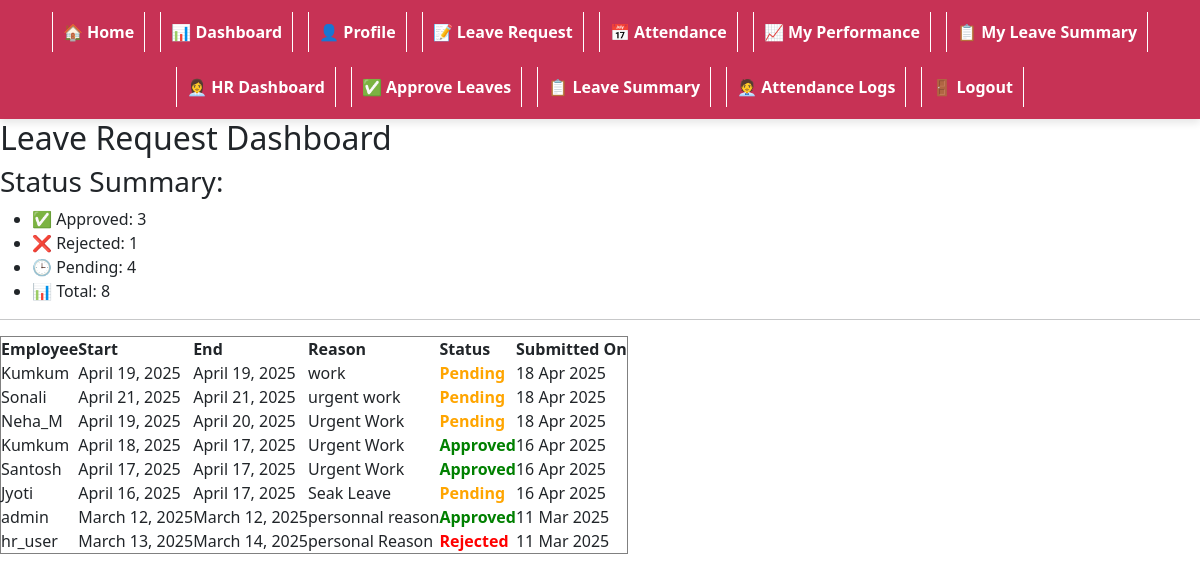
The app's page /leave-dashboard/ (signed in) with its own data.
### core/models.py (models this page shows)
class LeaveRequest(models.Model):
    employee = models.ForeignKey(User, on_delete=models.CASCADE)
    start_date = models.DateField()
    end_date = models.DateField()
    reason = models.TextField()
    status = models.CharField(max_length=20, choices=(('Pending', 'Pending'), ('Approved', 'Approved'), ('Rejected', 'Rejected')))
    date = models.DateField(auto_now_add=True)

### core/views.py (the view)
# urls.py: path('leave-dashboard/', views.leave_dashboard_view, name='leave_dashboard'),
@staff_member_required
def leave_dashboard_view(request):
    leave_requests = LeaveRequest.objects.all().order_by('-date')
    count_approved = leave_requests.filter(status="Approved").count()
    count_rejected = leave_requests.filter(status="Rejected").count()
    count_pending = leave_requests.filter(status="Pending").count()
    total = leave_requests.count()
    return render(request, "core/leave_dashboard.html", {
        "leave_requests": leave_requests,
        "count_approved": count_approved,
        "count_rejected": count_rejected,
        "count_pending": count_pending,
        "total": total
    })

### core/templates/core/leave_dashboard.html (shortened to what this page needs)
{% extends "core/base.html" %}
{% block content %}
<h2>Leave Request Dashboard</h2>
<h3>Status Summary:</h3>
<ul>
    <li>✅ Approved: {{ count_approved }}</li>
    <li>❌ Rejected: {{ count_rejected }}</li>
    <li>🕒 Pending: {{ count_pending }}</li>
    <li>📊 Total: {{ total }}</li>
</ul>
<hr>
<table border="1" cellpadding="8">
    <tr>
        <th>Employee</th>
        <th>Start</th>
        <th>End</th>
        <th>Reason</th>
        <th>Status</th>
        <th>Submitted On</th>
    </tr>
    {% for req in leave_requests %}
    <tr>
        <td>{{ req.employee.username }}</td>
        <td>{{ req.start_date }}</td>
        <td>{{ req.end_date }}</td>
        <td>{{ req.reason }}</td>
        <td>
            {% if req.status == "Approved" %}
                <span style="color:green;"><strong>{{ req.status }}</strong></span>
            {% elif req.status == "Rejected" %}
                <span style="color:red;"><strong>{{ req.status }}</strong></span>
            {% else %}
                <span style="color:orange;"><strong>{{ req.status }}</strong></span>
            {% endif %}
        </td>
        <td>{{ req.date|date:"d M Y" }}</td>
    </tr>
    {% endfor %}
</table>
{% endblock %}

### core/templates/core/base.html (shortened to what this page needs)
<!DOCTYPE html>
<html lang="en">
<head>
    {% load static %}
    <link rel="stylesheet" href="{% static 'core/style.css' %}">
    <link rel="stylesheet" href="https://cdn.jsdelivr.net/npm/bootstrap@5.3.3/dist/css/bootstrap.min.css">
</head>
<body>
    <header>
        <nav>
            <a href="{% url 'home' %}">🏠 Home</a>
            {% if user.is_authenticated %}
                 <a href="{% url 'dashboard' %}">📊 Dashboard</a>
                 <a href="{% url 'profile' %}">👤 Profile</a>
                 <a href="{% url 'leave_request' %}">📝 Leave Request</a>
                 <a href="{% url 'attendance' %}">📅 Attendance</a>
                 <a href="{% url 'performance' %}">📈 My Performance</a>
                 <a href="{% url 'my_leave_summary' %}">📋 My Leave Summary</a>
                {% if user.is_staff %}
                     <a href="{% url 'hr_dashboard' %}">👩‍💼 HR Dashboard</a>
                     <a href="{% url 'leave_approval' %}">✅ Approve Leaves</a>
                     <a href="{% url 'leave_dashboard' %}">📋 Leave Summary</a>
                     <a href="{% url 'admin_attendance' %}">🧑‍💼 Attendance Logs</a>
                {% endif %}
                 <a href="{% url 'logout' %}">🚪 Logout</a>
            {% else %}
                 <a href="{% url 'employee_login' %}">👨‍💼Login</a>
            {% endif %}
        </nav>
    </header>
    <main>
        {% block content %}{% endblock %}
    </main>
</body>
</html>

### core/static/core/style.css (style rules this page uses)
* { margin: 0; padding: 0; box-sizing: border-box; }
nav { background-color: #c73255; padding: 12px 20px; display: flex; gap: 15px; flex-wrap: wrap; justify-content: center; box-shadow: 0 4px 8px rgba(0, 0, 0, 0.1); }
nav a { color: white; text-decoration: none; font-weight: 600; padding: 8px 10px; transition: all 0.3s ease; border-left: 1px solid #fff; border-right: 1px solid #fff; }

### records on screen
LeaveRequest: employee.username "Kumkum", start_date "April 19, 2025", end_date "April 19, 2025", reason "work", status "Pending", date "18 Apr 2025"
LeaveRequest: employee.username "Sonali", start_date "April 21, 2025", end_date "April 21, 2025", reason "urgent work", status "Pending", date "18 Apr 2025"
LeaveRequest: employee.username "Neha_M", start_date "April 19, 2025", end_date "April 20, 2025", reason "Urgent Work", status "Pending", date "18 Apr 2025"
LeaveRequest: employee.username "Kumkum", start_date "April 18, 2025", end_date "April 17, 2025", reason "Urgent Work", status "Approved", date "16 Apr 2025"
LeaveRequest: employee.username "Santosh", start_date "April 17, 2025", end_date "April 17, 2025", reason "Urgent Work", status "Approved", date "16 Apr 2025"
LeaveRequest: employee.username "Jyoti", start_date "April 16, 2025", end_date "April 17, 2025", reason "Seak Leave", status "Pending", date "16 Apr 2025"
LeaveRequest: employee.username "admin", start_date "March 12, 2025", end_date "March 12, 2025", reason "personnal reason", status "Approved", date "11 Mar 2025"
LeaveRequest: employee.username "hr_user", start_date "March 13, 2025", end_date "March 14, 2025", reason "personal Reason", status "Rejected", date "11 Mar 2025"

### other values on screen
{{ count_approved }} "3"
{{ count_rejected }} "1"
{{ count_pending }} "4"
{{ total }} "8"
